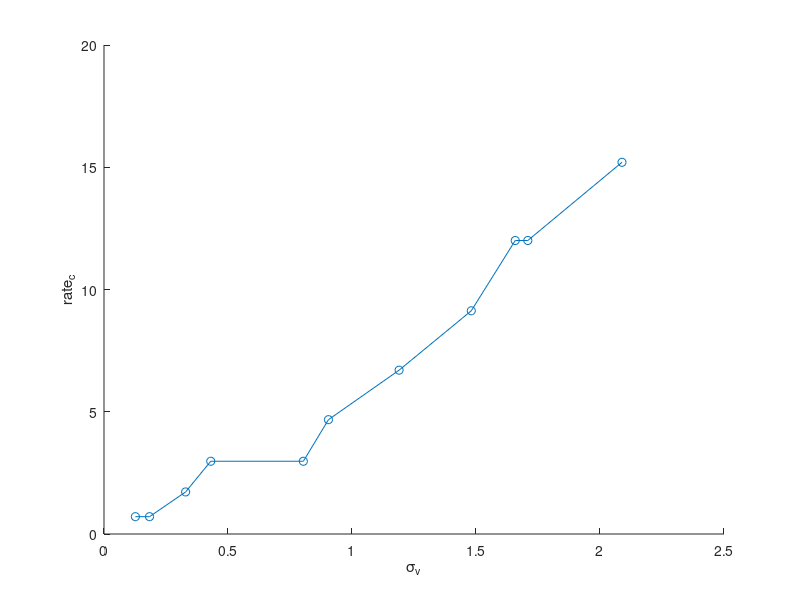
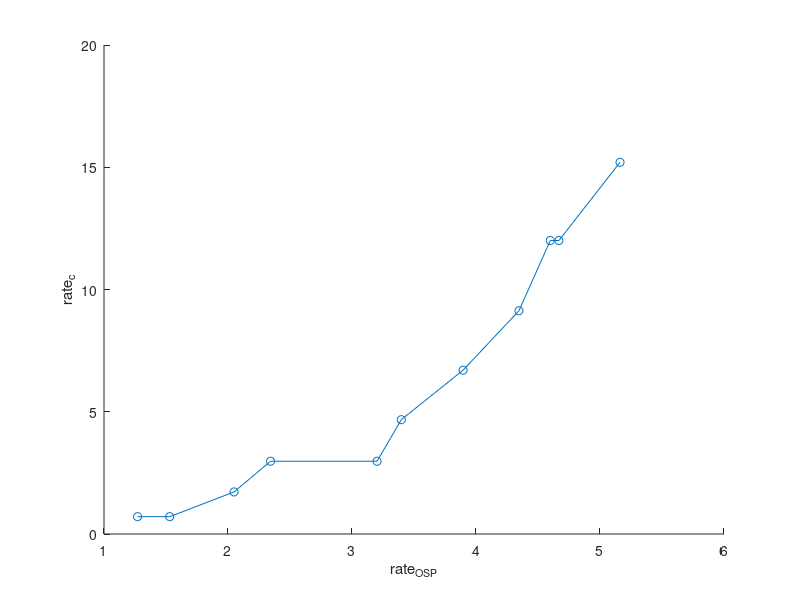

Recreate these plots in MATLAB, in order.
ovarlez_data = [0.708502024291497, 0.1265822784810129
0.708502024291497, 0.18354430379746844
1.7206477732793513, 0.32911392405063333
2.9757085020242915, 0.4303797468354431
2.9757085020242915, 0.8037974683544307
4.676113360323885, 0.9050632911392407
6.700404858299594, 1.189873417721519
9.129554655870445, 1.4810126582278484
12.004048582995953, 1.658227848101266
12.004048582995953, 1.708860759493671
15.20242914979757, 2.0886075949367093];

f = [10 50 15 20 50 25 30 50 35 40 50 45];
A = [500 100 500 500 200 500 500 300 500 500 400 500];

crit_rate = ovarlez_data(:,1);
sigma_v = ovarlez_data(:,2);

rate_OSP = 2*pi*f .* A*10^-3/28;






%return
figure; hold on;
xlabel('\sigma_v'); ylabel('rate_c')
plot(sigma_v,crit_rate,'-o')

rate_OSP = (sigma_v*2/200).^(1/2)/(28*10^-3); % proportional to gamma_OSP but missing prefactor
figure; hold on;
xlabel('rate_{OSP}'); ylabel('rate_c')
plot(rate_OSP,crit_rate,'-o')